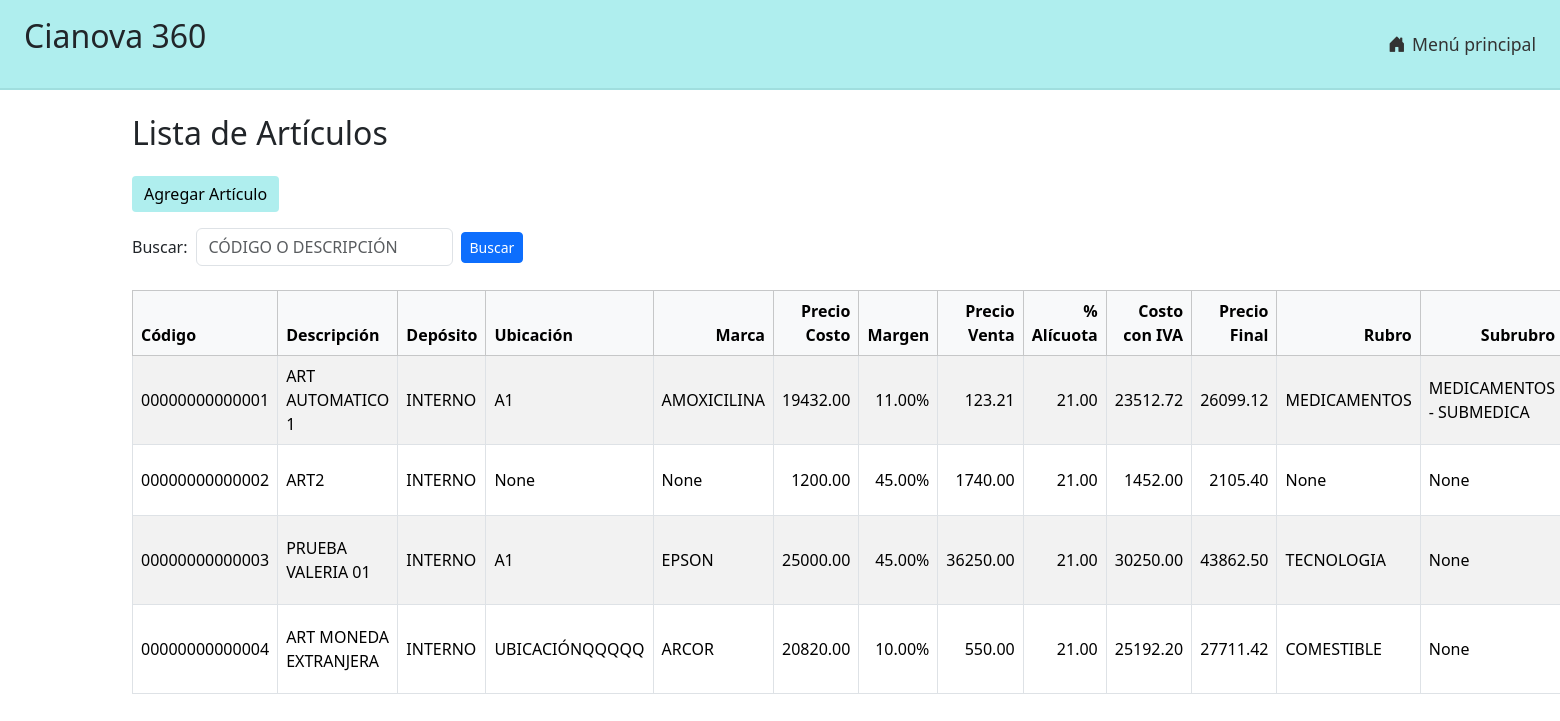
/articulos/lista/, run on an earlier commit of the app's database.
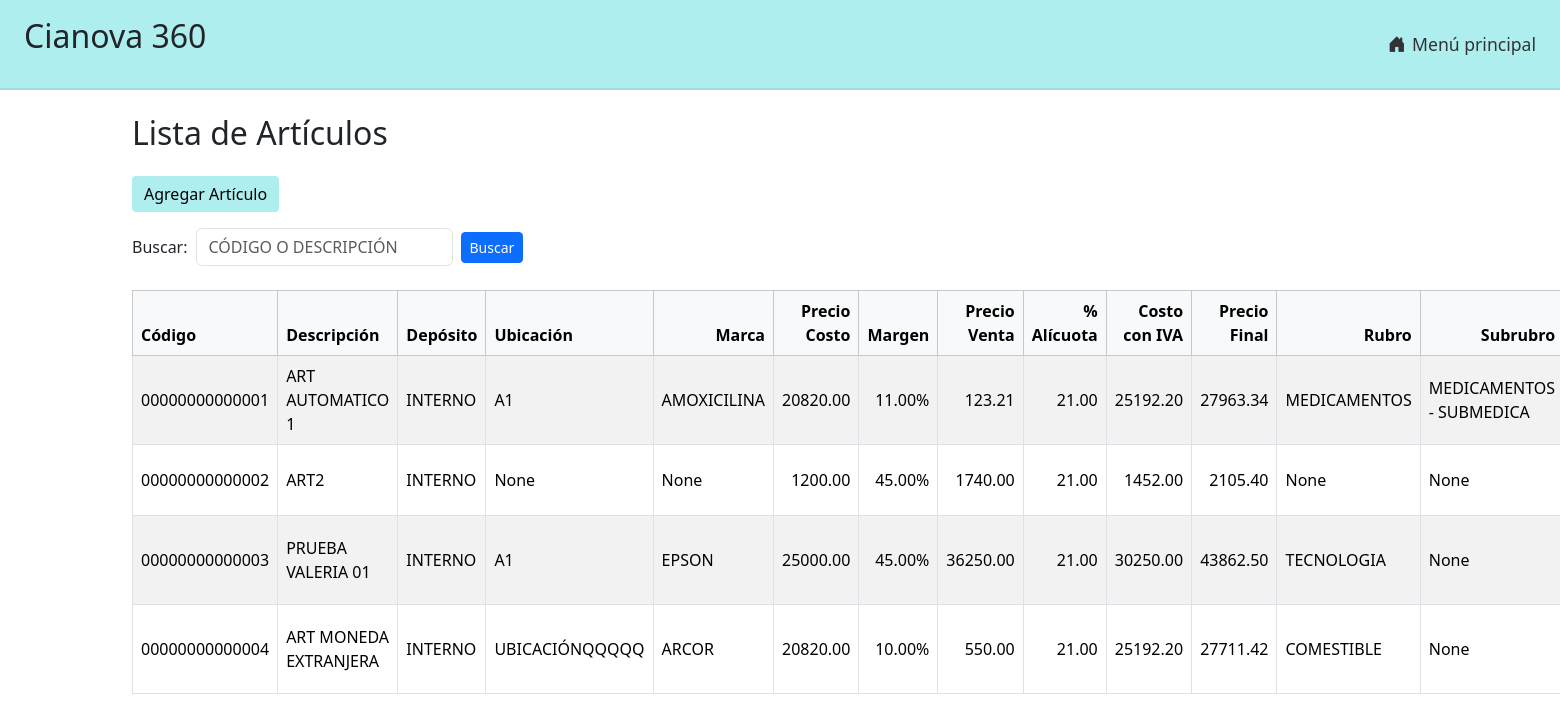
And on a later commit of the database.
### articulos/models.py (models this page shows)
class UpperCaseMixin:
    def save(self, *args, **kwargs):
        for field in self._meta.fields:
            if isinstance(field, models.CharField) and getattr(self, field.name):
                setattr(self, field.name, getattr(self, field.name).upper())
        super().save(*args, **kwargs)

class Articulo(UpperCaseMixin, models.Model):
    codart = models.CharField(
        "Código",
        max_length=14,
        unique=True,
        validators=[
            RegexValidator(
                regex=r'^[A-Z0-9]+$',
                message='Solo se permiten letras mayúsculas y números.'
            )
        ],
        help_text='14 caracteres, se completa con ceros a la izquierda.'
    )
    descrip = models.CharField("Descripción", max_length=80)
    marca = models.ForeignKey('Marca', on_delete=models.PROTECT, blank=True, null=True)
    rubro = models.ForeignKey('Rubro', on_delete=models.PROTECT, blank=True, null=True)
    subrubro = models.ForeignKey('Subrubro', on_delete=models.PROTECT, blank=True, null=True)
    deposito = models.CharField(max_length=14, blank=True, null=True, verbose_name="Depósito")
    precosto = models.DecimalField("Precio Costo", max_digits=12, decimal_places=2, validators=[MinValueValidator(0)])
    margen = models.DecimalField("Margen %", max_digits=6, decimal_places=2, default=0)
    ncodalic = models.ForeignKey('Alicuota', verbose_name="Código Alícuota", on_delete=models.PROTECT)
    alic = models.DecimalField("% Alícuota", max_digits=5, decimal_places=2, editable=False, null=True, default=0)
    costoiva = models.DecimalField("Costo con IVA", max_digits=12, decimal_places=2, null=True, blank=True, default=0)
    preventa = models.DecimalField("Precio Venta (sin IVA)", max_digits=12, decimal_places=2, null=True, blank=True, default=0)
    prefinal = models.DecimalField(
        "Precio Final (con IVA)",
        max_digits=12,
        decimal_places=2,
        null=True,
        default=0,
        blank=True,
        validators=[MinValueValidator(0)]
    )
    fecultmod = models.DateField(null=True, blank=True)
    modo_calculo = models.CharField(
        max_length=1,
        choices=[('C', 'Costo → Final'), ('F', 'Final → Costo')],
        default='C',
        verbose_name="Modo de cálculo"
    )
    cantidad = models.DecimalField(max_digits=14, decimal_places=4, default=0)
    unimed = models.CharField(max_length=2, choices=UNIDADES, default='UN')
    codprovee = models.CharField("Código de proveedor", max_length=14, blank=True, null=True)
    bajostock = models.DecimalField("Stock mínimo para alerta", max_digits=11, decimal_places=4, default=0)
    ubicacion = models.CharField("Ubicación", max_length=14, blank=True, null=True)
    obs = models.TextField("Observaciones", blank=True, null=True)
    activo = models.CharField(max_length=1, choices=ACTIVO_CHOICES, blank=False, default='S')
    prodela = models.IntegerField(choices=PRODELA_CHOICES, null=True, blank=True)
    tipopeso = models.IntegerField(choices=TIPOPESO_CHOICES, null=True, blank=True)
    codmoneda = models.CharField(max_length=3, null=True, blank=True, verbose_name="Moneda")
    cotiz = models.DecimalField(max_digits=15, decimal_places=5, null=True, blank=True, verbose_name="Cotización:")
    ctome = models.DecimalField(max_digits=11, decimal_places=2, null=True, blank=True, verbose_name="Prec. Costo de M.Ext.")
    vtame = models.DecimalField(max_digits=11, decimal_places=2, null=True, blank=True, verbose_name="Prec. Venta de M.Ext.")
    finme = models.DecimalField(max_digits=11, decimal_places=2, null=True, blank=True, verbose_name="Prec. Final de M.Ext.")

class Marca(UpperCaseMixin, models.Model):
    nombre = models.CharField(max_length=14, unique=True)
    class Meta:
        verbose_name_plural = "Marcas"
        ordering = ['nombre']
    def __str__(self):
        return self.nombre

class Rubro(UpperCaseMixin, models.Model):
    nombre = models.CharField(max_length=14, unique=True)
    class Meta:
        verbose_name_plural = "Rubros"
        ordering = ['nombre']
    def __str__(self):
        return self.nombre

class Subrubro(UpperCaseMixin, models.Model):
    rubro = models.ForeignKey('Rubro', on_delete=models.CASCADE, related_name='subrubros')
    nombre = models.CharField(max_length=14)
    class Meta:
        db_table = 'subrubro'
        unique_together = ('rubro', 'nombre')
        ordering = ['nombre']
    def __str__(self):
        return f"{self.rubro.nombre} - {self.nombre}"

### articulos/views.py (the view)
# urls.py: path('lista/', views.lista_articulos, name='lista_articulos'),
def lista_articulos(request):
    query = request.GET.get('q', '').strip().upper()
    mostrar_moneda = parametro_activo("MONEDA_EXT")
    articulos = Articulo.objects.all().order_by('codart')
    if query:
        articulos = articulos.filter(
            Q(codart__icontains=query) |
            Q(descrip__icontains=query)
        )
    context = {
        "articulos": articulos,
        "mostrar_moneda": mostrar_moneda,
        "query": query
    }
    return render(request, "articulos/lista.html", context )

### helpers/parametros.py (called while the page is built)
def get_parametro(nombre, default=None):
    try:
        return ParametroSistema.objects.get(clave=nombre.strip().upper()).valor
    except ParametroSistema.DoesNotExist:
        return default

def parametro_activo(nombre):
    valor = get_parametro(nombre, "N")
    return valor.strip().upper() == "S"

### articulos/templates/articulos/lista.html (shortened to what this page needs)
{% extends "base.html" %}
{% load widget_tweaks %}
{% block content %}
<h2 class="mb-4">Lista de Artículos</h2>
<a class="btn btn-institucional mb-3" href="{% url 'agregar_articulo' %}">Agregar Artículo</a>
<form method="get" class="row g-2 mb-4 align-items-center">
  <div class="col-auto">
    <label for="buscar" class="form-label mb-0">Buscar:</label>
  </div>
  <div class="col-auto">
    <input type="text"
           name="q"
           id="buscar"
           class="form-control"
           value="{{ query }}"
           placeholder="CÓDIGO O DESCRIPCIÓN"
           maxlength="80"
           oninput="this.value = this.value.toUpperCase();">
  </div>
  <div class="col-auto">
    <button type="submit" class="btn btn-sm btn-primary">Buscar</button>
  </div>
</form>
<table class="table table-striped table-bordered align-middle">
  <thead class="table-light">
    <tr>
      <th style="width: 120px;">Código</th>
      <th style="width: 35%;">Descripción</th>
	  <th style="text-end">Depósito</th>
	  <th style="text-end">Ubicación</th>
	  <th class="text-end">Marca</th>
	  <th class="text-end">Precio Costo</th>
      <th class="text-end">Margen</th>
      <th class="text-end">Precio Venta</th>
      <th class="text-end">% Alícuota</th>
      <th class="text-end">Costo con IVA</th>
      <th class="text-end">Precio Final</th>
	  <th class="text-end">Rubro</th>
	  <th class="text-end">Subrubro</th>
    </tr>
  </thead>
  <tbody>
  {% for articulo in articulos %}
  <tr>
    <td>{{ articulo.codart }}</td>
    <td>{{ articulo.descrip }}</td>
    <td>{{ articulo.deposito }}</td>
    <td>{{ articulo.ubicacion }}</td>
    <td>{{ articulo.marca }}</td>
    <td class="text-end">{{ articulo.precosto|floatformat:2 }}</td>
    <td class="text-end">{{ articulo.margen|floatformat:2 }}%</td>
    <td class="text-end">{{ articulo.preventa|floatformat:2 }}</td>
    <td class="text-end">{{ articulo.alic|floatformat:2 }}</td>
    <td class="text-end">{{ articulo.costoiva|floatformat:2 }}</td>
    <td class="text-end">{{ articulo.prefinal|floatformat:2 }}</td>
    <td>{{ articulo.rubro }}</td>
    <td>{{ articulo.subrubro }}</td>
  </tr>
  {% empty %}
  <tr>
    <td colspan="19" class="text-center">No hay artículos cargados.</td>
  </tr>
  {% endfor %}
  </tbody>
</table>
{% endblock %}

What changed in the data, as far as the page shows it:
changed Articulo "ART AUTOMATICO 1": precosto "19432.00" → "20820.00"; costoiva "23512.72" → "25192.20"; prefinal "26099.12" → "27963.34"
